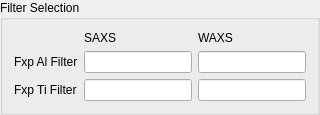
        <widget class="QGroupBox" name="groupBox_4">
         <property name="title">
          <string>Filter Selection</string>
         </property>
         <layout class="QGridLayout" name="gridLayout_2">
          <item row="0" column="1">
           <widget class="QLabel" name="label_20">
            <property name="text">
             <string>SAXS</string>
            </property>
           </widget>
          </item>
          <item row="0" column="2">
           <widget class="QLabel" name="label_19">
            <property name="text">
             <string>WAXS</string>
            </property>
           </widget>
          </item>
          <item row="1" column="0">
           <widget class="QLabel" name="label_7">
            <property name="text">
             <string>Fxp Al Filter</string>
            </property>
           </widget>
          </item>
          <item row="1" column="1">
           <widget class="caTextEntry" name="catextentry_71">
            <property name="channel" stdset="0">
             <string notr="true">9idcLAX:USAXS_Pin:Exp_Al_Filter.VAL</string>
            </property>
            <property name="background">
             <color>
              <red>115</red>
              <green>215</green>
              <blue>253</blue>
             </color>
            </property>
            <property name="colorMode">
             <enum>caLineEdit::Static</enum>
            </property>
           </widget>
          </item>
          <item row="1" column="2">
           <widget class="caTextEntry" name="catextentry_73">
            <property name="channel" stdset="0">
             <string notr="true">9idcLAX:USAXS_WAXS:Exp_Al_Filter.VAL</string>
            </property>
            <property name="background">
             <color>
              <red>115</red>
              <green>215</green>
              <blue>253</blue>
             </color>
            </property>
            <property name="colorMode">
             <enum>caLineEdit::Static</enum>
            </property>
           </widget>
          </item>
          <item row="2" column="0">
           <widget class="QLabel" name="label_18">
            <property name="text">
             <string>Fxp Ti Filter</string>
            </property>
           </widget>
          </item>
          <item row="2" column="1">
           <widget class="caTextEntry" name="catextentry_74">
            <property name="channel" stdset="0">
             <string notr="true">9idcLAX:USAXS_Pin:Exp_Ti_Filter.VAL</string>
            </property>
            <property name="background">
             <color>
              <red>115</red>
              <green>215</green>
              <blue>253</blue>
             </color>
            </property>
            <property name="colorMode">
             <enum>caLineEdit::Static</enum>
            </property>
           </widget>
          </item>
          <item row="2" column="2">
           <widget class="caTextEntry" name="catextentry_72">
            <property name="channel" stdset="0">
             <string notr="true">9idcLAX:USAXS_WAXS:Exp_Ti_Filter.VAL</string>
            </property>
            <property name="background">
             <color>
              <red>115</red>
              <green>215</green>
              <blue>253</blue>
             </color>
            </property>
            <property name="colorMode">
             <enum>caLineEdit::Static</enum>
            </property>
           </widget>
          </item>
         </layout>
        </widget>
